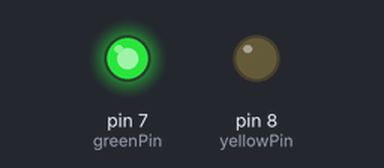
Bench run of a sketch on a simulated Arduino Uno, built with avr-gcc and run on an emulated ATmega328P. Shown: output pins drawn as LEDs (lit = HIGH).

Above: at 2.5 s.
At 7.5 s:
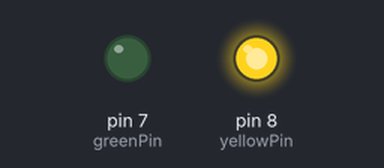
Timing chart, 0 to 13.0 s (numbered marks = the images above):
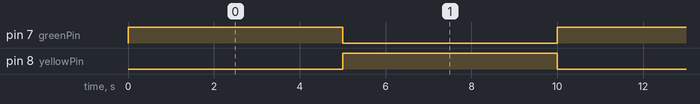

Measured:
- by itself, pin 7 (greenPin), pin 8 (yellowPin): alternates HIGH for 5.0 s and LOW for 5.0 s

The sketch:

Single_LED.ino
```cpp
int yellowPin = 8;
int greenPin = 7;

void setup() {
  // put your setup code here, to run once:
  pinMode(yellowPin, OUTPUT);
  pinMode(greenPin, OUTPUT);
}

void loop() {
  // put your main code here, to run repeatedly:
  digitalWrite(yellowPin, LOW);
  digitalWrite(greenPin, HIGH);
  delay(5000);
  digitalWrite(yellowPin, HIGH);
  digitalWrite(greenPin, LOW);
  delay(5000);
}
```
